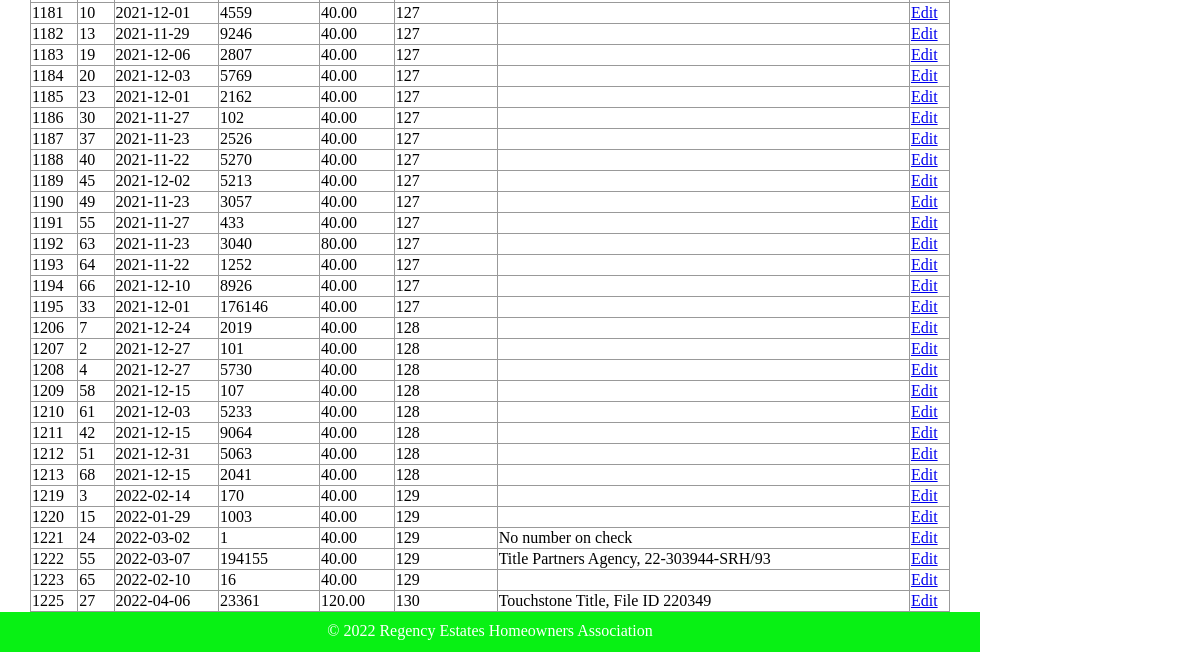
The page /html/public/staff/fees/index.php (lower part) on the database as committed earlier.
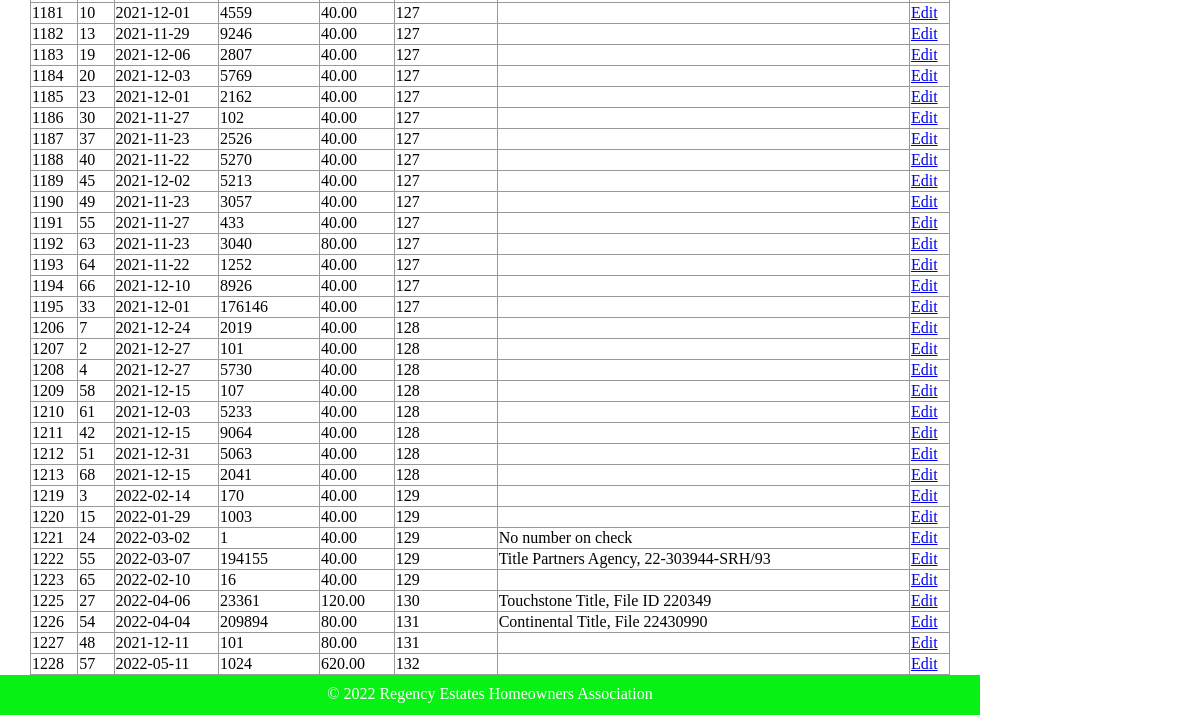
The same page on the database as committed later.
### tables this page shows
CREATE TABLE `fees` (
  `id` int(11) NOT NULL,
  `dt` date DEFAULT NULL,
  `ck_no` int(11) NOT NULL,
  `amount` decimal(10,2) DEFAULT NULL,
  `fk_lot_id` int(11) NOT NULL,
  `fk_deposit_id` int(11) DEFAULT NULL,
  `note` varchar(250) DEFAULT NULL
);

### html/private/query_functions.php (called while the page is built, shortened)
<?php
  function find_all_fees() {
    global $db;
    $sql = "SELECT * FROM fees WHERE dt > '2020-01-01' ";
    $result = mysqli_query($db, $sql);
    return $result;
  }
?>

### html/private/functions.php (called while the page is built, shortened)
<?php
function url_for($script_path)
{
    if ($script_path[0] != '/')
    {
        $script_path = "/" . $script_path;
    }
    return WWW_ROOT . $script_path;
}
function u($string = "")
{
    return urlencode($string);
}
function htmlsc($string = "")
{
    return htmlspecialchars($string);
}
?>

### html/public/staff/fees/index.php (the view, shortened to what this page needs)
<?php $subject_set = find_all_fees(); ?>
<?php include(SHARED_PATH . '/header.php'); ?>
    <div id="content">
        <div id="regency-menu">
            <table class="list">
                <?php while($subject = mysqli_fetch_assoc($subject_set)) { ?>
                    <tr>
                        <td><?php echo htmlsc($subject['id']); ?></td>
                        <td><?php echo htmlsc($subject['fk_lot_id']); ?></td>
                        <td><?php echo htmlsc($subject['dt']); ?></td>
                        <td><?php echo htmlsc($subject['ck_no']); ?></td>
                        <td><?php echo htmlsc($subject['amount']); ?></td>
                        <td><?php echo htmlsc($subject['fk_deposit_id']); ?></td>
                        <td><?php echo htmlsc($subject['note']); ?></td>
                        <td><a class="action" href="<?php echo url_for('/staff/subjects/show.php?id=' . htmlsc(u($subject['id']))); ?>">Edit</a></td>
                    </tr>
                <?php } ?>
            </table>
        </div>
    </div>
<?php include(SHARED_PATH . '/footer.php'); ?>

Rows that differ between the two databases and show on the page:
added fees: id "1226", fk_lot "54", dt "2022-04-04", ck_no "209894", amount "80.00", fk_deposit "131", note "Continental Title, File 22430990"
added fees: id "1227", fk_lot "48", dt "2021-12-11", ck_no "101", amount "80.00", fk_deposit "131"
added fees: id "1228", fk_lot "57", dt "2022-05-11", ck_no "1024", amount "620.00", fk_deposit "132"
